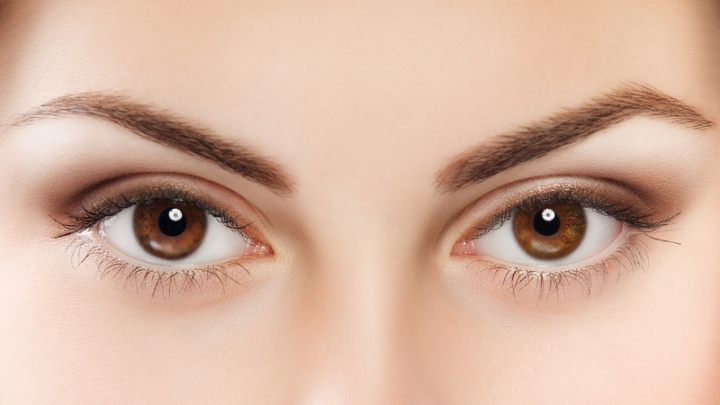
#> input picture IEEE Robotics 2022/camera/eyes.jpg, 720 x 405 px
$ python opencv_test.py
#> lines starting #> are read from the running program, lines starting #| are printed output that depends on the picture; after the words box and inside, x2 and y2 are one past the last pixel; in counts of white or black regions, pixels touching at a corner belong together
import cv2
import numpy as np

# Read image.
img = cv2.imread('eyes.jpg', cv2.IMREAD_COLOR)
#> img is the input picture: shape (405, 720, 3); mean B, G, R 161, 180.4, 215.2

# Convert to grayscale.
gray = cv2.cvtColor(img, cv2.COLOR_BGR2GRAY)
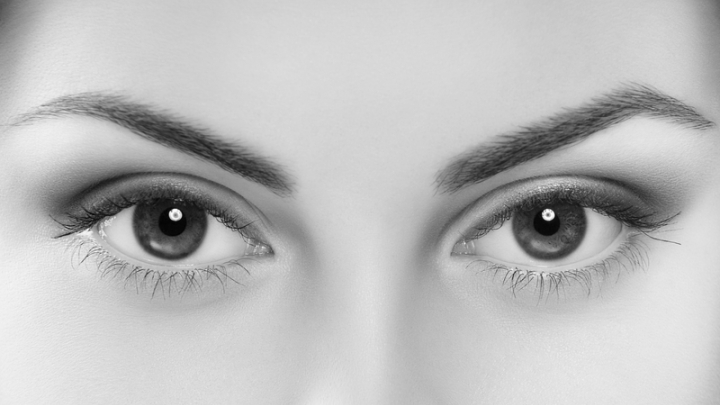
#> gray: shape (405, 720); min 3, max 254, mean 188.6

# Blur using 3 * 3 kernel.
gray_blurred = cv2.blur(gray, (3, 3))

# Apply Hough transform on the blurred image.
detected_circles = cv2.HoughCircles(gray_blurred,
                   cv2.HOUGH_GRADIENT, 1, 20, param1 = 50,
               param2 = 30, minRadius = 1, maxRadius = 40)
#> detected_circles = [[548.5, 223.5, 37.2], [169.5, 222.5, 37.1], [471.5, 193.5, 37.2], [73.5, 205.5, 27.2], [638.5, 204.5, 33.8], [121.5, 233.5, 33.8], [502.5, 231.5, 38.3], [519.5, 278.5, 9.6], [572.5, 290.5, 14.7]]

# Draw circles that are detected.
if detected_circles is not None:

    # Convert the circle parameters a, b and r to integers.
    detected_circles = np.uint16(np.around(detected_circles))
#> detected_circles = [[548, 224, 37], [170, 222, 37], [472, 194, 37], [74, 206, 27], [638, 204, 34], [122, 234, 34], [502, 232, 38], [520, 278, 10], [572, 290, 15]]

    for pt in detected_circles[0, :]:
        a, b, r = pt[0], pt[1], pt[2]

        # Draw the circumference of the circle.
        cv2.circle(img, (a, b), r, (0, 255, 0), 2)

        # Draw a small circle (of radius 1) to show the center.
        cv2.circle(img, (a, b), 1, (0, 0, 255), 3)
        cv2.imshow("Detected Circle", img)
        cv2.waitKey(0)
#> this loop made 9 passes
#> pass 1, `cv2.imshow("Detected Circle", img)`:
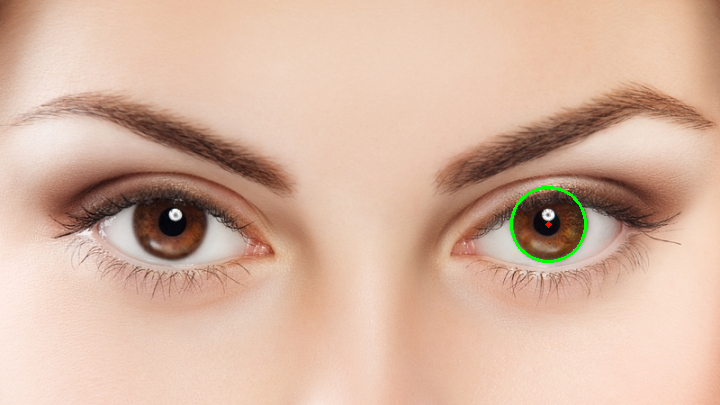
#> window 'Detected Circle': shape (405, 720, 3); mean B, G, R 160.8, 180.8, 214.8
#> pass 2, `cv2.imshow("Detected Circle", img)`:
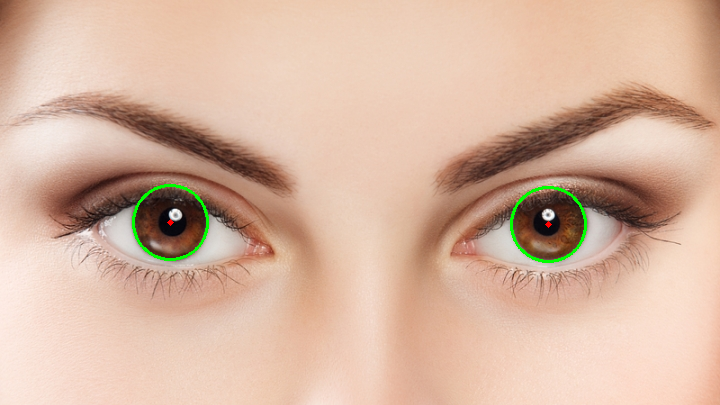
#> window 'Detected Circle': shape (405, 720, 3); mean B, G, R 160.6, 181.2, 214.6
#> after the loop:
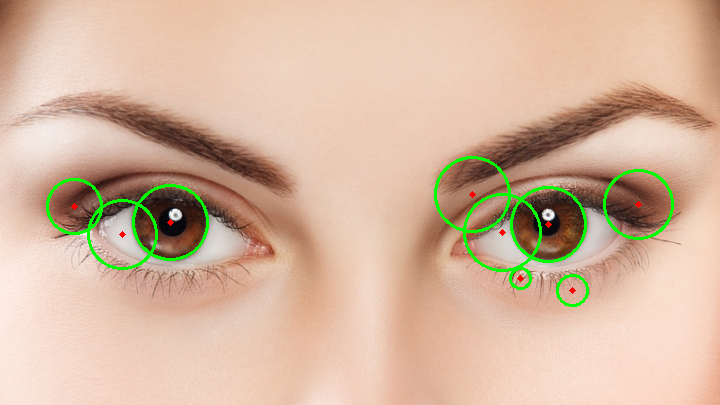
#> img: shape (405, 720, 3); 1.8% of pixels changed, all inside (x1, y1, x2, y2) = (46, 156, 674, 307)
